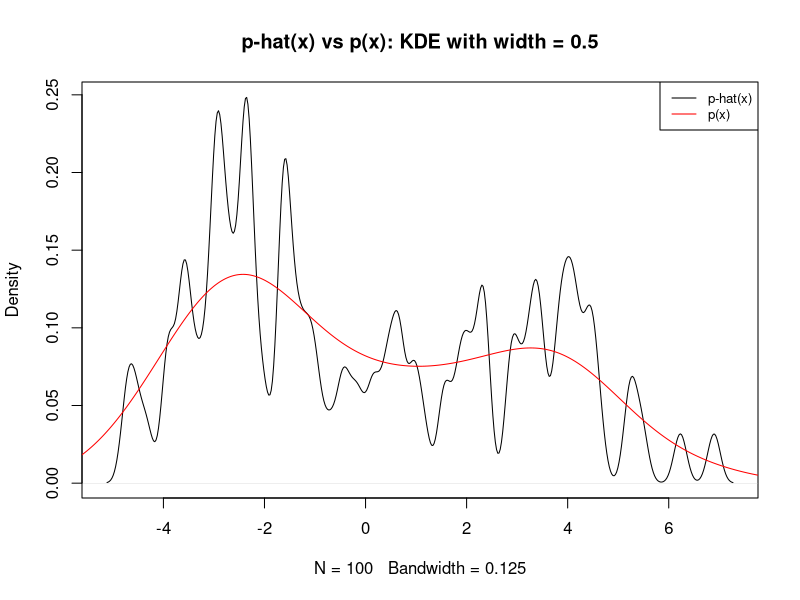
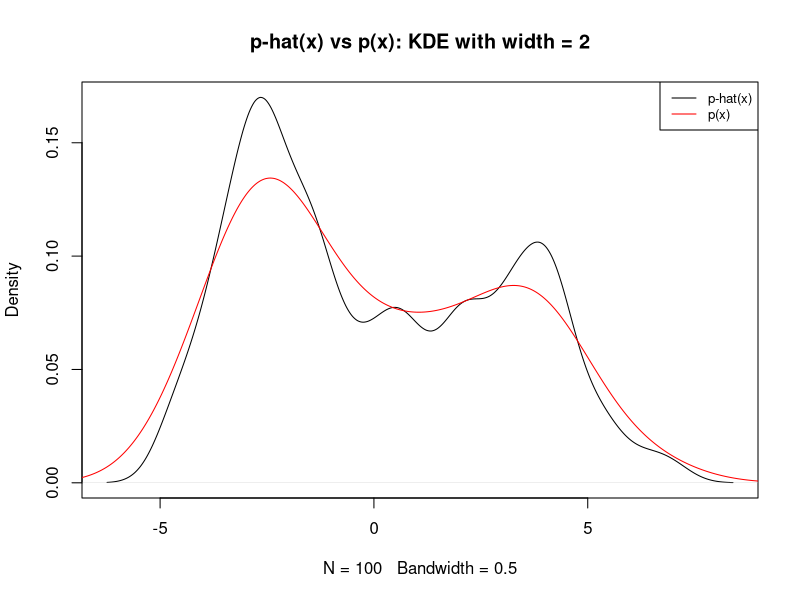
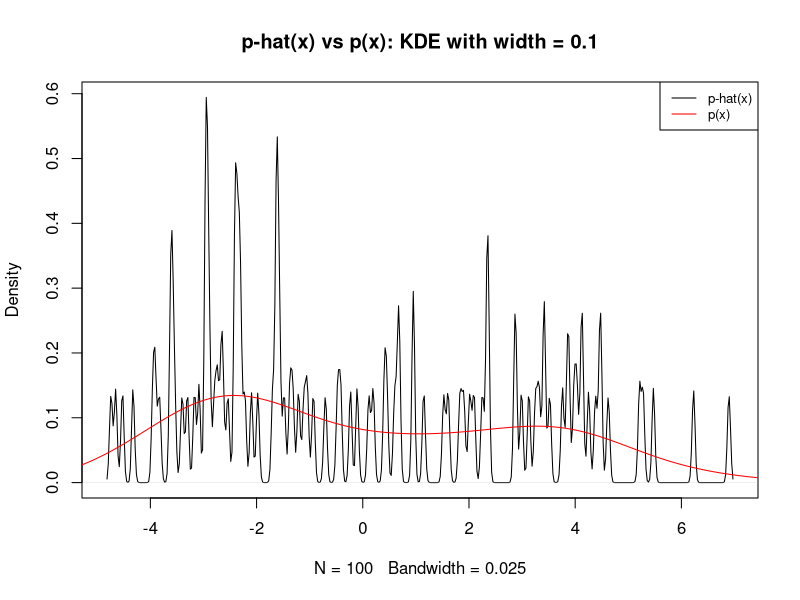
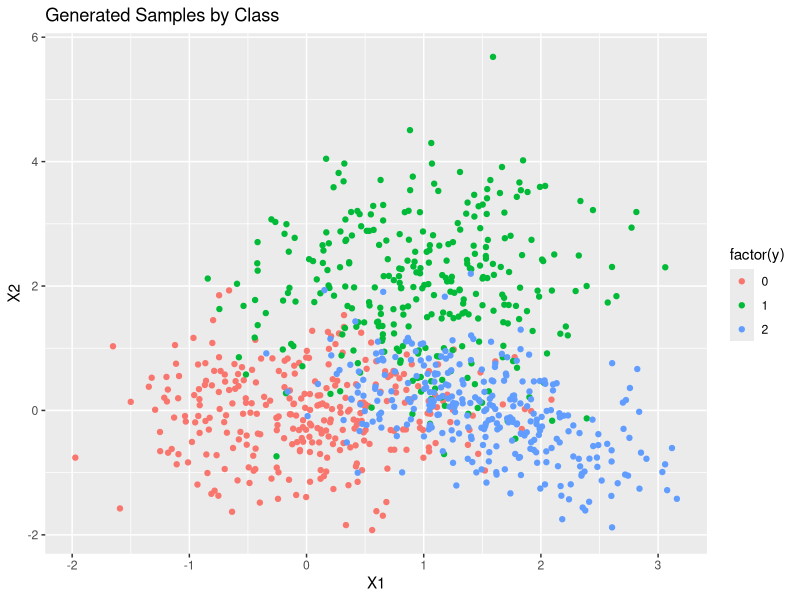
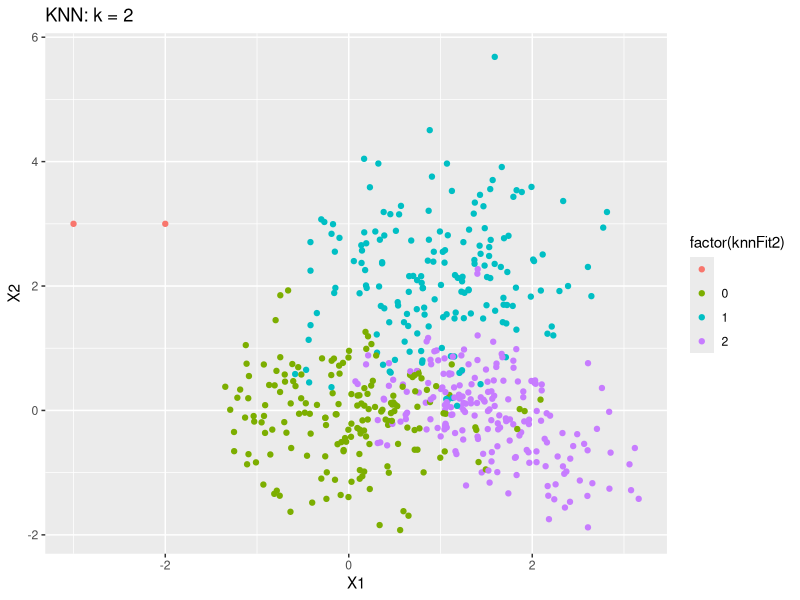
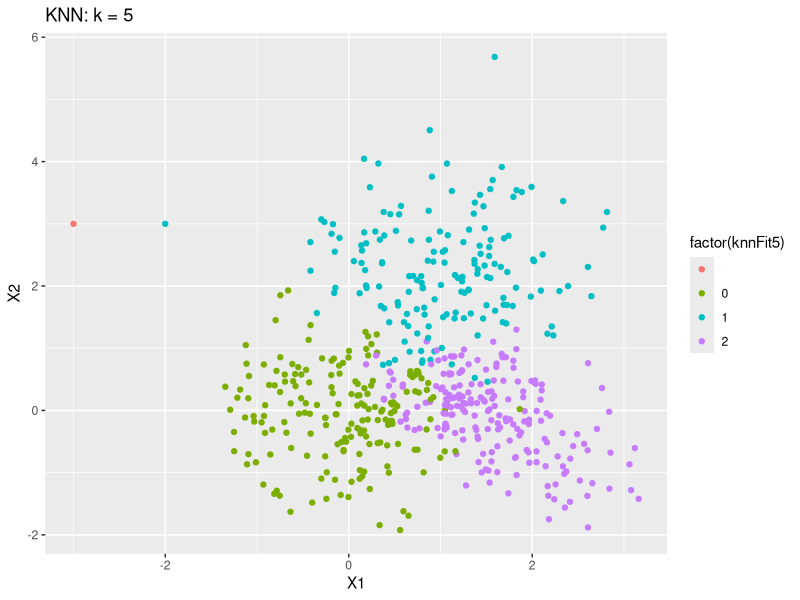
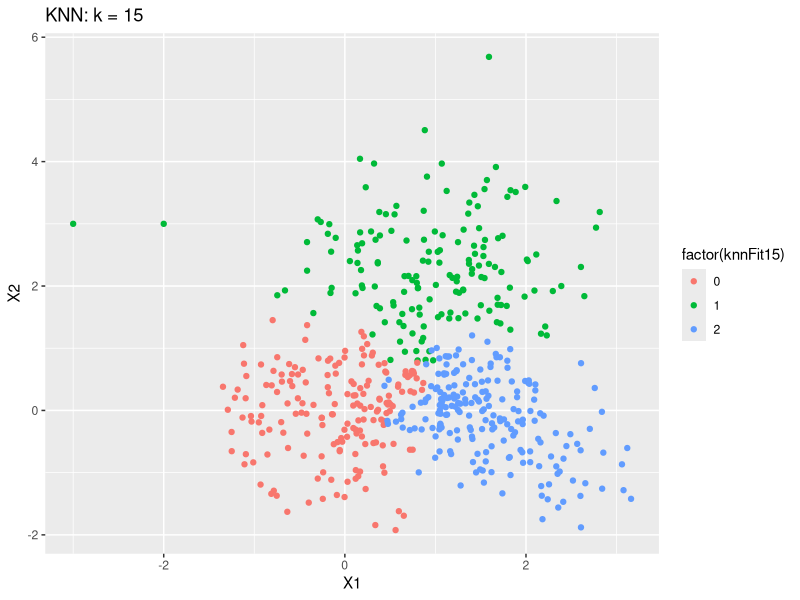

The R source for these figures, in order:
## ---- chunk 1
knitr::opts_chunk$set(echo = TRUE)
## ---- chunk 2
set.seed(2018)

# sample from two mixed models
x <- rnorm(n = 60, mean = -2, sd = 1.5)
x <- append(x, rnorm(n = 40, mean = 3, sd = 1.5))
## ---- chunk 3
# estimating p-hat(x)
density(x, kernel = "gaussian", width = 0.5)

# plot p-hat(x) and p(x)
plot(density(x, kernel = "gaussian", width = 0.5), main = "p-hat(x) vs p(x): KDE with width = 0.5")
lines(density(x), col = "red")
legend("topright", legend=c("p-hat(x)", "p(x)"),
       col = c("black", "red"), lty = 1, cex = 0.8)
## ---- chunk 4
# h = 2
# estimating p-hat(x)
density(x, kernel = "gaussian", width = 2)

# plot p-hat(x) and p(x)
plot(density(x, kernel = "gaussian", width = 2), main = "p-hat(x) vs p(x): KDE with width = 2")
lines(density(x), col = "red")
legend("topright", legend=c("p-hat(x)", "p(x)"),
       col = c("black", "red"), lty = 1, cex = 0.8)


# h = 0.1
# estimating p-hat(x)
density(x, kernel = "gaussian", width = 0.1)

# plot p-hat(x) and p(x)
plot(density(x, kernel = "gaussian", width = 0.1), main = "p-hat(x) vs p(x): KDE with width = 0.1")
lines(density(x), col = "red")
legend("topright", legend=c("p-hat(x)", "p(x)"),
       col = c("black", "red"), lty = 1, cex = 0.8)
## ---- chunk 5
set.seed(2018)

# covariance matrices
S0 <- matrix(c(0.5, 0, 0, 0.5), nrow = 2, ncol = 2)
S1 <- matrix(c(0.5, 0, 0, 1), nrow = 2, ncol = 2)
S2 <- matrix(c(0.5, -0.25, -0.25, 0.5), nrow = 2, ncol = 2)

library(mvtnorm)

# generate data
mew0 <- rmvnorm(n = 300, mean = c(0, 0), sigma = S0)
mew1 <- rmvnorm(n = 300, mean = c(1, 2), sigma = S1)
mew2 <- rmvnorm(n = 300, mean = c(1.5, 0), sigma = S2)

# put into dataframe
data <- data.frame(rbind(mew0, mew1, mew2))

# add class
data$y <- rep(c(0, 1, 2), each = 300)

# plot the points
library(ggplot2)
ggplot(data, aes(x = X1, y = X2, col = factor(y))) + geom_point() + 
  ggtitle("Generated Samples by Class")
## ---- chunk 6
# training and testing dataframes
train <- data[sample(nrow(data), 540), ]
test <- data[!data$X1 %in% train$X1, ]

library(class)

# test points
x0 <- c(-3, 3, "")
x1 <- c(-2, 3, "")

# bind them to data
train <- rbind(train, x0)
train <- rbind(train, x1)

# make numeric
train$X1 <- as.numeric(train$X1)
train$X2 <- as.numeric(train$X2)

# KNN classification
train$knnFit2 <- knn(train = train[ , 1:2], test = train[ , 1:2], cl = train[ , 3], k = 2)
train$knnFit5 <- knn(train = train[ , 1:2], test = train[ , 1:2], cl = train[ , 3], k = 5)
train$knnFit15 <- knn(train = train[ , 1:2], test = train[ , 1:2], cl = train[ , 3], k = 15)

# classification
train[541:542, ]

# plot the points
ggplot(train, aes(x = X1, y = X2, col = factor(knnFit2))) + geom_point() + 
  ggtitle("KNN: k = 2")

ggplot(train, aes(x = X1, y = X2, col = factor(knnFit5))) + geom_point() + 
  ggtitle("KNN: k = 5")

ggplot(train, aes(x = X1, y = X2, col = factor(knnFit15))) + geom_point() + 
  ggtitle("KNN: k = 15")

# cross validation
library(caret)
library(e1071)
grid = expand.grid(k = c(2, 5, 15))
train(y ~ ., method = "knn", data = train, 
              trControl = trainControl(method = "cv", number = 2, search = "grid"), 
              tuneGrid = grid)

# K = 5 is best model since it has highest accuracy and lowest MSE.

# 2 to 100
grid = expand.grid(k = seq(2:100))
train(y ~ ., method = "knn", data = train, 
              trControl = trainControl(method = "cv", number = 2, search = "grid"), 
              tuneGrid = grid)

# K = 9 is best model with highest accuracy and lowest MSE.

